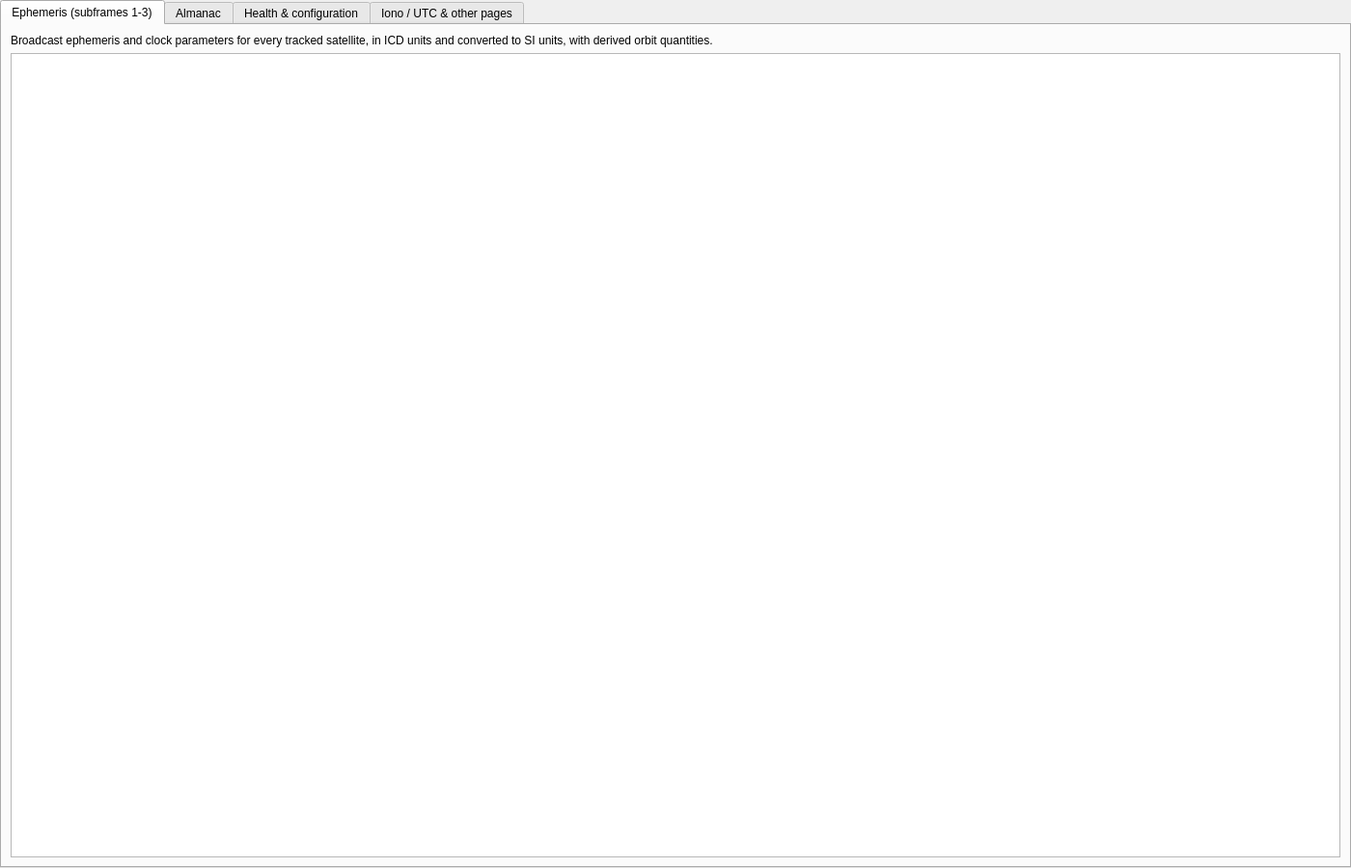
<?xml version="1.0" encoding="UTF-8"?>
<ui version="4.0">
 <class>EphemerisPage</class>
 <widget class="QWidget" name="EphemerisPage">
  <property name="geometry">
   <rect><x>0</x><y>0</y><width>1400</width><height>900</height></rect>
  </property>
  <layout class="QVBoxLayout" name="mainLayout">
   <property name="leftMargin"><number>0</number></property>
   <property name="topMargin"><number>0</number></property>
   <property name="rightMargin"><number>0</number></property>
   <property name="bottomMargin"><number>0</number></property>
   <item>
    <widget class="QTabWidget" name="tabs">
     <property name="currentIndex"><number>0</number></property>
     <widget class="QWidget" name="ephTab">
      <attribute name="title"><string>Ephemeris (subframes 1-3)</string></attribute>
      <layout class="QVBoxLayout" name="ephLayout">
       <item><widget class="QLabel" name="ephInfoLabel"><property name="wordWrap"><bool>true</bool></property><property name="text"><string>Broadcast ephemeris and clock parameters for every tracked satellite, in ICD units and converted to SI units, with derived orbit quantities.</string></property></widget></item>
       <item><widget class="gui::DataTable" name="ephTable"/></item>
      </layout>
     </widget>
     <widget class="QWidget" name="almTab">
      <attribute name="title"><string>Almanac</string></attribute>
      <layout class="QVBoxLayout" name="almLayout">
       <item><widget class="QLabel" name="almInfoLabel"><property name="wordWrap"><bool>true</bool></property><property name="text"><string>Almanac pages (subframe 5 pages 1-24, subframe 4 pages 2-5 and 7-10) decoded from any tracked satellite. A complete almanac takes 12.5 minutes; a short recording contains only a few pages.</string></property></widget></item>
       <item><widget class="gui::DataTable" name="almTable"/></item>
      </layout>
     </widget>
     <widget class="QWidget" name="healthTab">
      <attribute name="title"><string>Health &amp;&amp; configuration</string></attribute>
      <layout class="QVBoxLayout" name="healthLayout">
       <item><widget class="QLabel" name="healthInfoLabel"><property name="wordWrap"><bool>true</bool></property><property name="text"><string>Satellite health from three sources: the 6-bit health in subframe 1 (own ephemeris), the 8-bit almanac health, and the 6-bit health summaries of subframe 5 page 25 / subframe 4 page 25, plus the anti-spoofing flag and SV configuration code.</string></property></widget></item>
       <item><widget class="gui::DataTable" name="healthTable"/></item>
      </layout>
     </widget>
     <widget class="QWidget" name="ionoTab">
      <attribute name="title"><string>Iono / UTC &amp;&amp; other pages</string></attribute>
      <layout class="QVBoxLayout" name="ionoLayout">
       <item>
        <widget class="QSplitter" name="ionoSplitter">
         <property name="orientation"><enum>Qt::Vertical</enum></property>
         <widget class="QGroupBox" name="ionoGroup">
          <property name="title"><string>Ionospheric (Klobuchar) and UTC parameters - subframe 4 page 18</string></property>
          <layout class="QVBoxLayout" name="ionoGroupLayout">
           <item><widget class="gui::DataTable" name="ionoTable"/></item>
          </layout>
         </widget>
         <widget class="QGroupBox" name="messageGroup">
          <property name="title"><string>Special message - subframe 4 page 17</string></property>
          <layout class="QVBoxLayout" name="messageLayout">
           <item><widget class="QLabel" name="messageLabel"><property name="text"><string>-</string></property><property name="textInteractionFlags"><set>Qt::TextSelectableByMouse</set></property></widget></item>
          </layout>
         </widget>
         <widget class="QGroupBox" name="nmctGroup">
          <property name="title"><string>Navigation Message Correction Table (estimated range deviations, m) - subframe 4 page 13</string></property>
          <layout class="QVBoxLayout" name="nmctLayout">
           <item><widget class="gui::DataTable" name="nmctTable"/></item>
          </layout>
         </widget>
         <widget class="QGroupBox" name="pagesGroup">
          <property name="title"><string>Subframe 4/5 pages received</string></property>
          <layout class="QVBoxLayout" name="pagesLayout">
           <item><widget class="gui::DataTable" name="pagesTable"/></item>
          </layout>
         </widget>
        </widget>
       </item>
      </layout>
     </widget>
    </widget>
   </item>
  </layout>
 </widget>
 <customwidgets>
  <customwidget>
   <class>gui::DataTable</class>
   <extends>QTableWidget</extends>
   <header>gui/DataTable.h</header>
  </customwidget>
 </customwidgets>
 <resources/>
 <connections/>
</ui>
